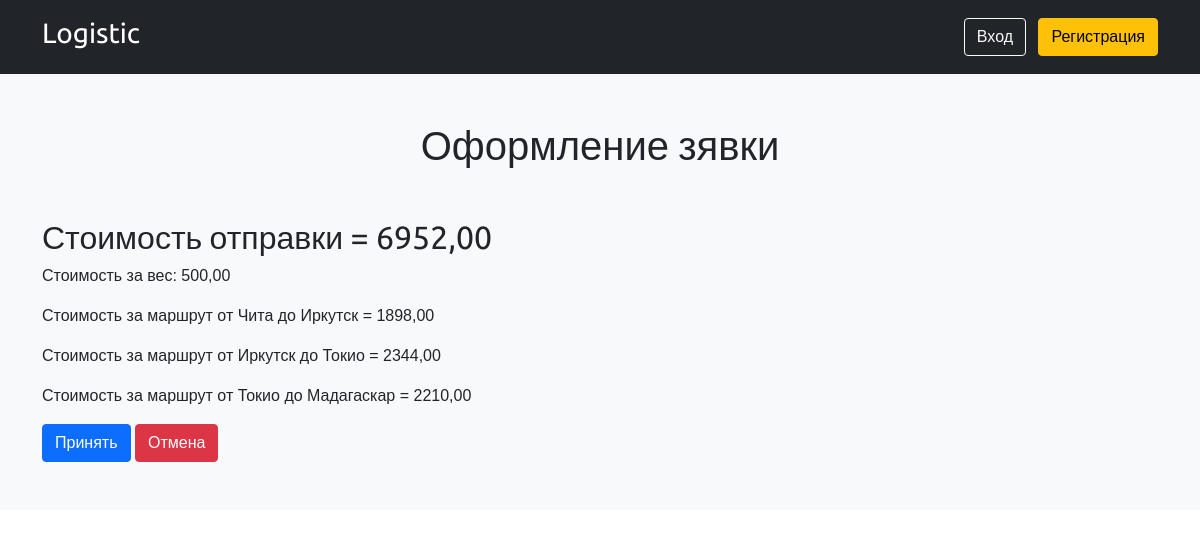
Page /apply_order/ on the committed database.
### mainSite/models.py (models this page shows, shortened)
class Order(models.Model):
    user = models.ForeignKey(User, verbose_name='Пользователь', on_delete=models.CASCADE)
    name = models.CharField(max_length=50, verbose_name='Имя', null=True, blank=True)
    second_name = models.CharField(max_length=50, verbose_name='Фамилия', null=True, blank=True)
    patronymic = models.CharField(max_length=50, verbose_name='Отчество', null=True, blank=True)
    retrive_type = models.ForeignKey(RetriveType, verbose_name='Тип отправления',null=True, blank=True, on_delete=models.SET_NULL)
    delivery_name = models.CharField(max_length=255, verbose_name='Груз:', null=True, blank=True)
    weight = models.DecimalField(verbose_name='Вес',null=True, blank=True, max_digits=10, decimal_places=2)
    from_city = models.ForeignKey(City, verbose_name='Откуда', related_name='from_city_order',null=True, blank=True, on_delete=models.SET_NULL)
    to_city = models.ForeignKey(City, verbose_name='Куда', related_name='to_city_order',null=True, blank=True, on_delete=models.SET_NULL)
    created = models.DateTimeField(auto_now_add=True, verbose_name='Создано')
    updated = models.DateTimeField(auto_now=True, verbose_name='Обновлено')
    status = models.ForeignKey(Status, verbose_name='Статус', on_delete=models.SET_NULL, null=True, blank=True)
    def get_total_cost(self):
        return sum(item.get_cost() for item in self.items.all()) + self.weight
    class Meta:
        verbose_name = 'Заказ'
        verbose_name_plural = 'Заказы'

class OrderRoute(models.Model):
    order = models.ForeignKey(Order, verbose_name='Заказ', related_name='items', on_delete=models.CASCADE)
    from_city = models.ForeignKey(City, verbose_name='Откуда', related_name='from_city',null=True, blank=True, on_delete=models.SET_NULL)
    to_city = models.ForeignKey(City, verbose_name='Куда', related_name='to_city',null=True, blank=True, on_delete=models.SET_NULL)
    route_status = models.ForeignKey(RouteStatus, null=True, blank=True, verbose_name='Статус маршрута', on_delete=models.SET_NULL)
    price = models.DecimalField(verbose_name='Цена',null=True, blank=True, default=0, max_digits=10, decimal_places=2)
    delivery_time = models.IntegerField(null=True, blank=True, default=0, verbose_name='Время доставки')
    transport = models.ForeignKey(Transport,null=True, blank=True, on_delete=models.SET_NULL, verbose_name='Транспорт')
    def get_cost(self):
        return self.price
    class Meta:
        verbose_name = 'Маршрут'
        verbose_name_plural = 'Маршруты'

class City(models.Model):
    name = models.CharField(max_length=256, null=False, blank=False, unique=True, verbose_name='Наименование')
    def __str__(self):
        return self.name
    class Meta:
        verbose_name = 'Город'
        verbose_name_plural = 'Города'

### mainSite/views.py (the view)
# urls.py: path('apply_order/', views.apply_order, name='apply_order'),
def apply_order(request):
    order = models.Order.objects.all().last()
    order_route = models.OrderRoute.objects.filter(order=order)
    context = {
        'order':order,
        'order_route':order_route,
    }
    return render(request, 'mainSite/apply_order.html', context)

### mainSite/templates/mainSite/apply_order.html (shortened to what this page needs)
{% extends 'mainSite/base.html' %}
{% block content %}
<main>
    <div class="album py-5 bg-light">
      <div class="container">
        <div class="text-center mb-5"><h1>Оформление зявки</h1></div>
          <h2>
            Стоимость отправки = {{order.get_total_cost}}
          </h2>
          <p>Стоимость за вес: {{ order.weight }}</p>
          {% if order_route %}
          {% for el in order_route %}
          <p>Стоимость за маршрут от {{ el.from_city }} до {{ el.to_city }} = {{el.price}}</p>
          {%endfor%}
          {%else%}
          <p>Маршруты не назаначены</p>
          {%endif%}
          <a href="{% url 'my_order' %}"><button class="btn btn-primary">Принять</button></a>
          <a href="{% url 'cancel_order' %}"><button class="btn btn-danger">Отмена</button></a>
        </div>
      </div>
  </main>
{% endblock %}

### static/css/base.css (style rules this page uses)
body { margin:0; padding:0; font-family:helvetica, sans-serif; }
h1, h2, h3, h4, h5 , h6 { font-family: 'Ubuntu', sans-serif; font-weight:normal; }
a { text-decoration:none; color:#5993bb; }

### mainSite/templates/mainSite/base.html (style rules this page uses)
main { background-color: #f8f9fa!important; }

### rows in the picture
Order: get_total_cost "6952,00", weight "500,00"
OrderRoute: from_city "Чита", to_city "Иркутск", price "1898,00"
OrderRoute: from_city "Иркутск", to_city "Токио", price "2344,00"
OrderRoute: from_city "Токио", to_city "Мадагаскар", price "2210,00"
